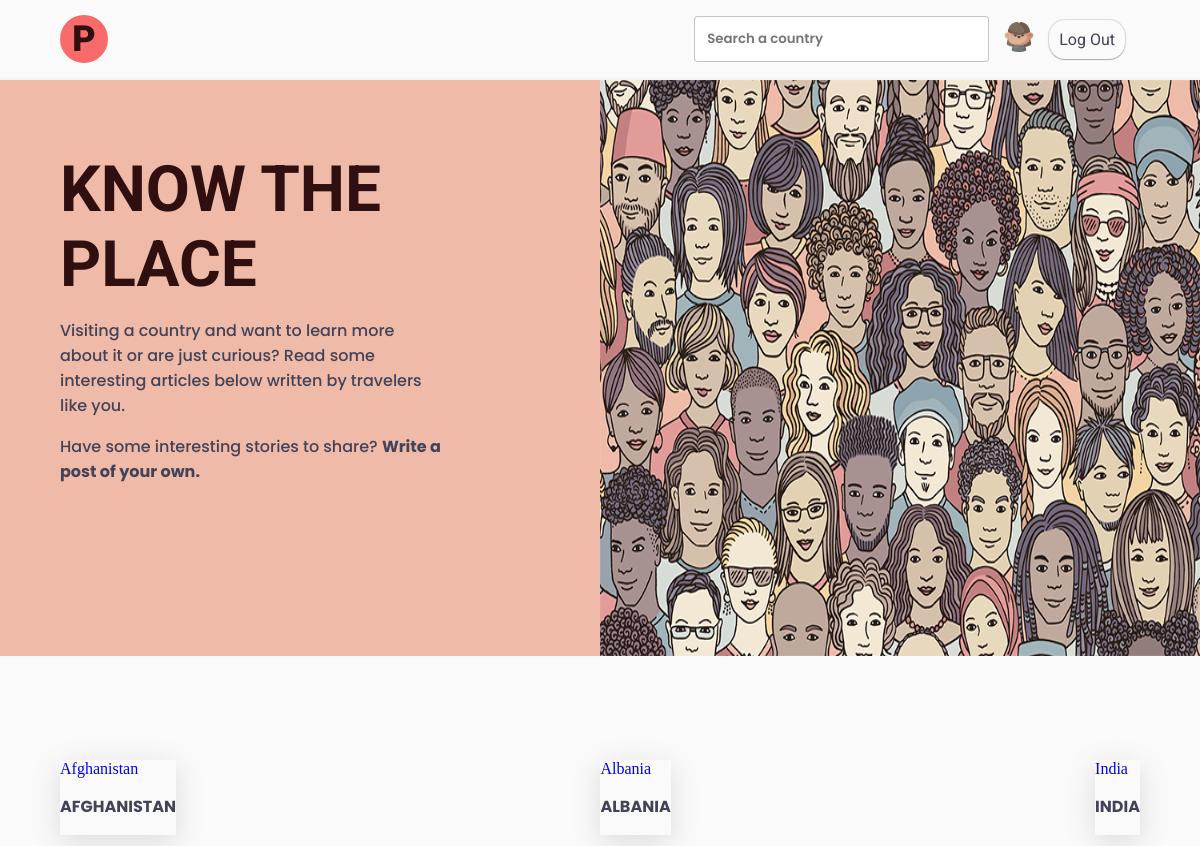
/ (signed in), run on an earlier commit of the app's database.
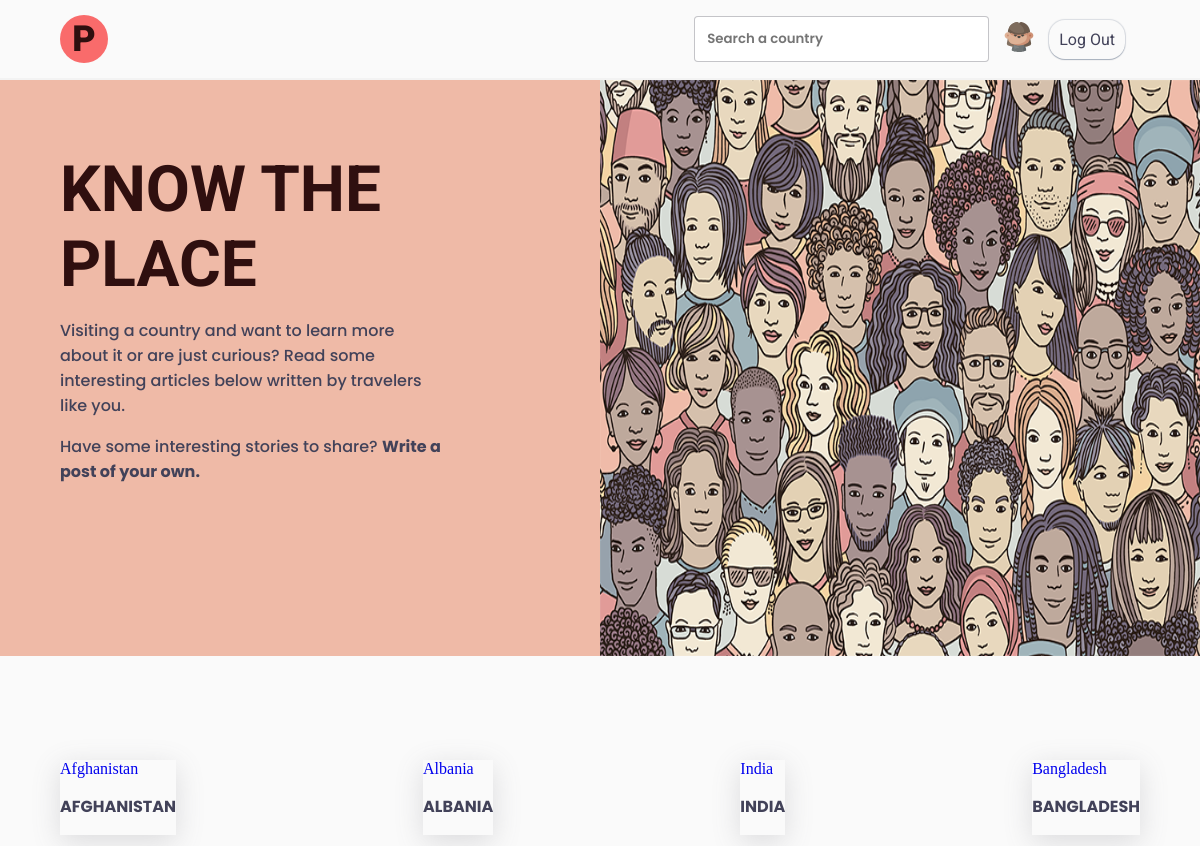
And on a later commit of the database.
### heritage/models.py (models this page shows, shortened)
class Posts(models.Model):
    title = models.CharField(max_length=64)
    content =  models.CharField(max_length=1920)
    country = models.CharField(max_length=64)
    timestamp = models.DateTimeField(auto_now=True)
    poster = models.ForeignKey(User, on_delete=models.CASCADE, related_name="poster")

### heritage/views.py (the view)
# urls.py: path("", views.index, name="index"),
def index(request):
    if request.method == "POST":
        list = List.list
        if request.POST["country"] in list:
            if not request.POST["title"] or request.POST["title"].isspace() or not request.POST["country"] or not request.POST["content"] or request.POST["content"].isspace():
                return HttpResponseNotFound("<h1> Error! All the fields are required to be filled ! </h1>")
            else:
                entry = Posts(poster = request.user, title = request.POST["title"], content = request.POST["content"], country = request.POST["country"])
                entry.save()
        else:
            return HttpResponseNotFound('<h1> The country does not exist! </h1>')
        return HttpResponseRedirect(reverse('index'))
    else:
        if request.GET.get("q"):
            return search(request)
        countries = Posts.objects.all().values_list('country', flat=True).distinct()
        return render(request, "heritage/index.html", {
            "countries" : countries,
        })

### heritage/models.py (called while the page is built)
    def __str__(self):
        return f"{self.username}"

### heritage/templates/heritage/index.html (shortened to what this page needs)
{% extends "heritage/layout.html" %}
{% load static %}
{% block body %}
<header class="header">
    <div class="header__info">
        <h1>KNOW THE PLACE</h1>
        <p>Visiting a country and want to learn more about it or are just curious?
            Read some interesting articles below written by travelers like you.
        </p>
        <p>
            Have some interesting stories to share?
            {% if user.is_authenticated %}
            <span> <a href="{%url 'newpage' %}">Write a post of your own.</a></span>
            {% else %}
            <span><a href="{% url 'login' %}">Write your own post.</a></span>
            {% endif %}
        </p>
    </div>
    <div class="header__img">
        <img src="{% static 'heritage/header-img.png' %}">
    </div>
</header>
<section class="countries">
    {% for country in countries %}
    <div class="countries__country">
        <a href="{% url 'country_page' country %}">
            <div class="countryName">
                {{country}}
            </div>
            <p>{{country}}</p>
        </a>
    </div>
    {% endfor %}
</section>
{% endblock %}

What changed in the data, as far as the page shows it:
added Posts: country "Bangladesh", country "BANGLADESH"
